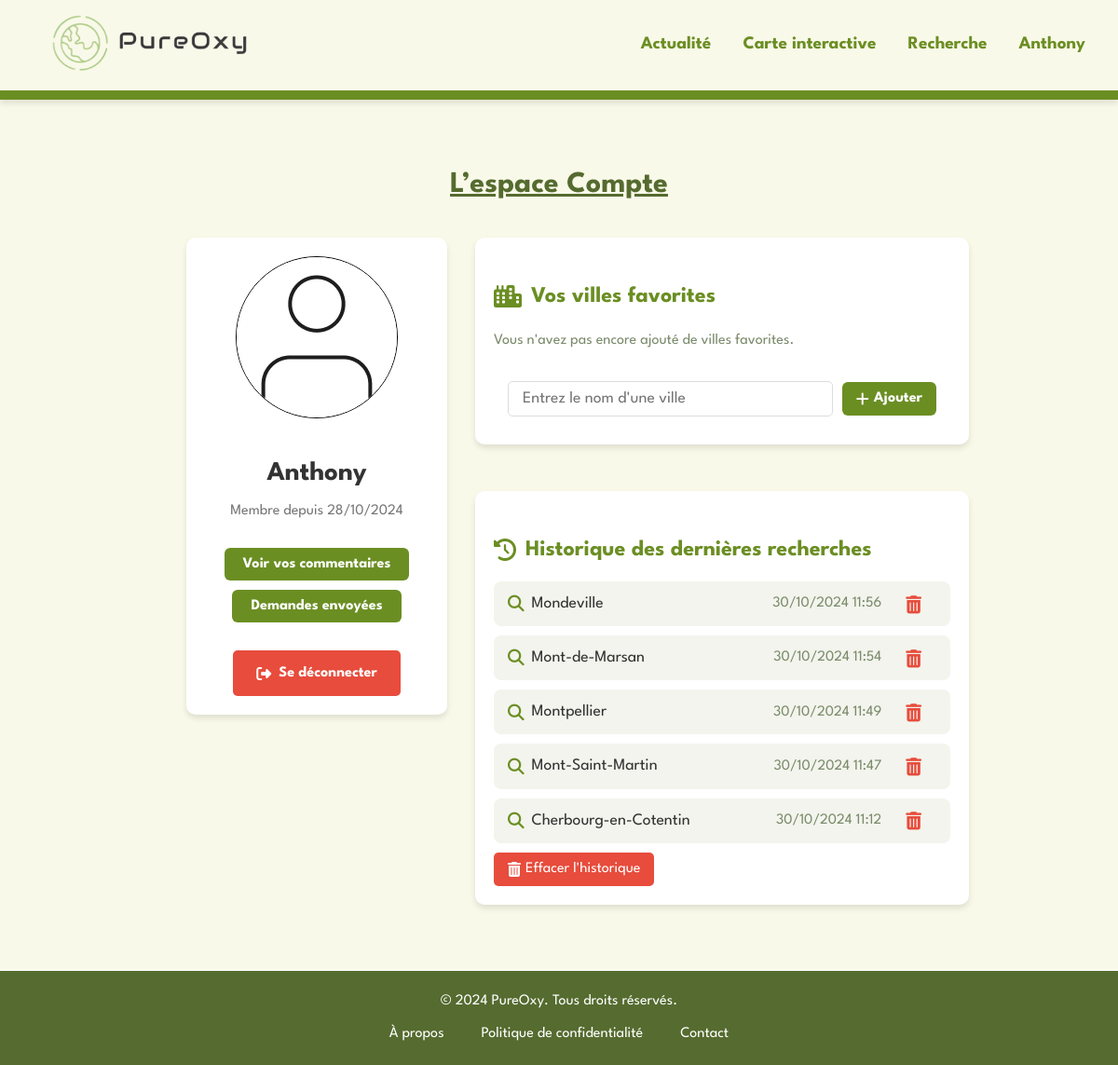
/pages/compte.php (signed in), run on an earlier commit of the app's database.
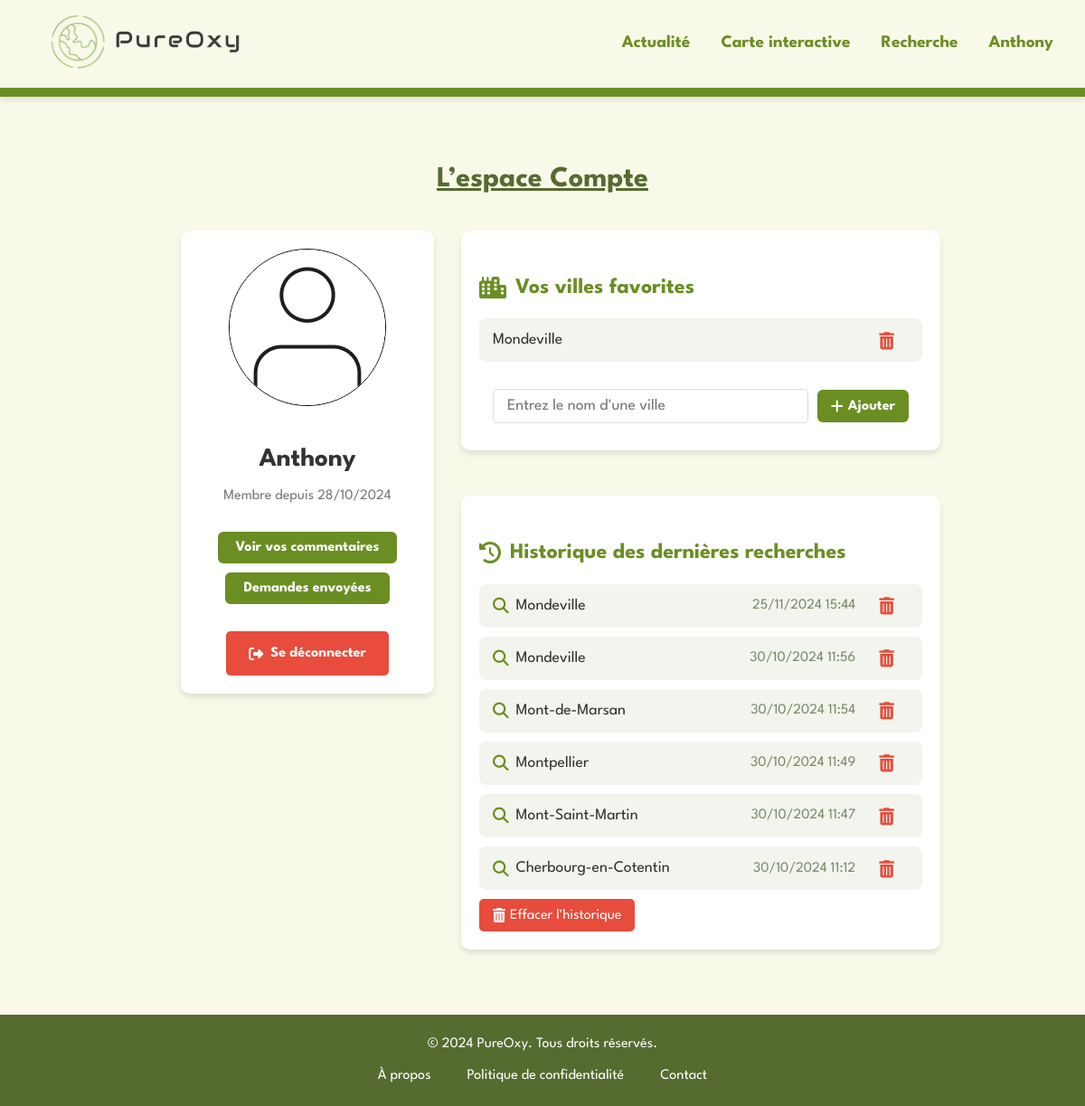
And on a later commit of the database.
### tables this page shows
CREATE TABLE IF NOT EXISTS `users` (
  `id` int NOT NULL AUTO_INCREMENT,
  `username` varchar(50) NOT NULL,
  `password` varchar(255) NOT NULL,
  `created_at` timestamp NULL DEFAULT CURRENT_TIMESTAMP,
  `profile_picture` varchar(255) DEFAULT '../images/user.png',
  `email` varchar(255) NOT NULL,
  PRIMARY KEY (`id`),
  UNIQUE KEY `username` (`username`)
);

CREATE TABLE IF NOT EXISTS `search_history` (
  `id` int NOT NULL AUTO_INCREMENT,
  `user_id` int NOT NULL,
  `search_query` varchar(255) NOT NULL,
  `search_date` timestamp NULL DEFAULT CURRENT_TIMESTAMP,
  PRIMARY KEY (`id`),
  KEY `user_id` (`user_id`)
);

CREATE TABLE IF NOT EXISTS `favorite_cities` (
  `id` int NOT NULL AUTO_INCREMENT,
  `user_id` int NOT NULL,
  `city_name` varchar(255) NOT NULL,
  PRIMARY KEY (`id`),
  KEY `user_id` (`user_id`)
);

### pages/compte.php (the view, shortened to what this page needs)
<?php
require '../bd/bd.php';
if (isset($_SESSION['user_id'])) {
    $user_id = $_SESSION['user_id'];
    $stmt = $conn->prepare("SELECT search_query, search_date FROM search_history WHERE user_id = ? ORDER BY search_date DESC LIMIT 7");
    if ($stmt) {
        $stmt->bind_param("i", $user_id);
        $stmt->execute();
        $result = $stmt->get_result();
        $search_history = $result->fetch_all(MYSQLI_ASSOC);
    }
    $stmt = $conn->prepare("SELECT city_name FROM favorite_cities WHERE user_id = ?");
    if ($stmt) {
        $stmt->bind_param("i", $user_id);
        $stmt->execute();
        $cities_result = $stmt->get_result();
        $favorite_cities = $cities_result->fetch_all(MYSQLI_ASSOC);
    }
    $stmt = $conn->prepare("SELECT * FROM users WHERE id = ?");
    if ($stmt) {
        $stmt->bind_param("i", $user_id);
        $stmt->execute();
        $user_result = $stmt->get_result();
        $user = $user_result->fetch_assoc();
    }
    $stmt = $conn->prepare("SELECT search_query, search_date FROM search_history WHERE user_id = ? ORDER BY search_date DESC LIMIT 10");
    if ($stmt) {
        $stmt->bind_param("i", $user_id);
        $stmt->execute();
        $history_result = $stmt->get_result();
        $search_history = $history_result->fetch_all(MYSQLI_ASSOC);
    }
}
?>
<!DOCTYPE html>
<html lang="fr">
<head>
    <link rel="stylesheet" href="https://cdnjs.cloudflare.com/ajax/libs/font-awesome/6.4.0/css/all.min.css" />
    <link rel="stylesheet" href="../styles/base.css">
    <link rel="stylesheet" href="../styles/includes.css">
    <link rel="stylesheet" href="../styles/commentaire.css">
    <link rel="stylesheet" href="../styles/recherche.css">
    <link rel="stylesheet" href="../styles/compte.css">
    <link rel="stylesheet" href="../styles/boutons.css">
    <link rel="stylesheet" href="../styles/messages.css">
</head>
<body>
<?php include '../includes/header.php'; ?>
<div class="compte-container">
    <h2>L’espace Compte</h2>
    <?php if (isset($_SESSION['user_id'])): ?>
        <div class="dashboard">
            <div class="profile-card">
                <div class="profile-avatar">
                    <img src="../images/user.png" alt="Photo de profil">
                </div>
                <div class="profile-info">
                    <h2><?= htmlspecialchars($_SESSION['username'], ENT_QUOTES, 'UTF-8') ?></h2>
                    <p>Membre depuis <?= isset($user['created_at']) ? date('d/m/Y', strtotime($user['created_at'])) : 'Date inconnue' ?></p>
                    <button id="view-comments-button">Voir vos commentaires</button>
                    <button id="view-requests-button">Demandes envoyées</button>
                    <a href="deconnecter.php" class="logout-button"><i class="fas fa-sign-out-alt"></i> Se déconnecter</a>
                </div>
            </div>
            <div class="dashboard-content">
                <div class="favorite-cities-section">
                    <h3><i class="fas fa-city"></i> Vos villes favorites</h3>
                   <?php if (!empty($favorite_cities)): ?>
                        <ul class="favorite-cities-list">
                            <?php foreach ($favorite_cities as $city): ?>
                                <li>
                                    <a href="../fonctionnalites/details.php?ville=<?= urlencode($city['city_name']) ?>" class="favorite-link">
                                        <?= htmlspecialchars($city['city_name'], ENT_QUOTES, 'UTF-8') ?>
                                    </a>
                                    <form method="post" class="delete-city-form">
                                        <button type="submit" name="delete_favorite_city"><i class="fas fa-trash-alt"></i></button>
                                    </form>
                                </li>
                            <?php endforeach; ?>
                        </ul>
                    <?php else: ?>
                        <p>Vous n'avez pas encore ajouté de villes favorites.</p>
                    <?php endif; ?>
                    <form method="post" class="favorite-city-form" id="favorite-city-form">
                        <input type="text" id="favorite-city-input" placeholder="Entrez le nom d'une ville" autocomplete="off" required>
                        <button type="submit" name="add_favorite_city" id="add-favorite-button" disabled><i class="fas fa-plus"></i> Ajouter</button>
                    </form>
                </div>
                <div class="history-section">
                    <h3><i class="fas fa-history"></i>Historique des dernières recherches</h3>
                    <?php if (!empty($search_history)): ?>
                        <ul class="history-list">
                            <?php foreach ($search_history as $search): ?>
                                <li>
                                    <a href="../fonctionnalites/details.php?ville=<?= urlencode($search['search_query']) ?>" class="search-query">
                                        <i class="fas fa-search"></i> <?= htmlspecialchars($search['search_query'], ENT_QUOTES, 'UTF-8') ?>
                                    </a>
                                    <span class="search-date"><?= date('d/m/Y H:i', strtotime($search['search_date'])) ?></span>
                                    <form method="post" class="delete-search-form">
                                        <button type="submit" name="delete_search"><i class="fas fa-trash-alt"></i></button>
                                    </form>
                                </li>
                            <?php endforeach; ?>
                        </ul>
                        <form method="post" class="clear-history-form" id="clear-history-form">
                            <button type="submit" name="clear_history" class="clear-history-button"><i class="fas fa-trash-alt"></i> Effacer l'historique</button>
                        </form>
                    <?php else: ?>
                        <p>Vous n'avez pas encore effectué de recherches.</p>
                    <?php endif; ?>
                </div>
            </div>
        </div>
    <?php endif; ?>
</div>
<?php include '../includes/footer.php'; ?>
</body>
</html>

### includes/header.php
<?php
$baseUrl = $_SERVER['REQUEST_SCHEME'] . '://' . $_SERVER['HTTP_HOST'] . '/PUREOXY/';
?>
<header>
    <div id="header" class="container">
        <div id="logo">
            <a href="<?php echo $baseUrl; ?>index.php">
                <img src="<?php echo $baseUrl; ?>images/logo.png" alt="PureOxy Logo">
            </a>
        </div>
        <nav>
            <ul>
                <li><a href="<?php echo $baseUrl; ?>pages/actualite.php">Actualité</a></li>
                <li><a href="<?php echo $baseUrl; ?>fonctionnalites/carte.php">Carte interactive</a></li>
                <li><a href="<?php echo $baseUrl; ?>fonctionnalites/recherche.php">Recherche</a></li>
                <?php if (isset($_SESSION['username'])): ?>
                    <li><a href="<?php echo $baseUrl; ?>pages/compte.php"><?php echo htmlspecialchars($_SESSION['username']); ?></a></li>
                <?php else: ?>
                    <li><a href="<?php echo $baseUrl; ?>pages/compte.php">Compte</a></li>
                <?php endif; ?>
            </ul>
        </nav>
    </div>
</header>

### includes/footer.php
<?php
$baseUrl = $_SERVER['REQUEST_SCHEME'] . '://' . $_SERVER['HTTP_HOST'] . '/PUREOXY/';
?>
<footer>
    <div id="footer" class="container">
        <p>© 2024 PureOxy. Tous droits réservés.</p>
        <nav>
            <ul>
                <li><a href="<?php echo $baseUrl; ?>pages/a-propos.php">À propos</a></li>
                <li><a href="<?php echo $baseUrl; ?>pages/politique-confidentialite.php">Politique de confidentialité</a></li>
                <li><a href="<?php echo $baseUrl; ?>pages/contact.php">Contact</a></li>
            </ul>
        </nav>
    </div>
</footer>

### styles/base.css (style rules this page uses)
body { font-family: 'League Spartan', sans-serif; background-color: #f9f9e9; color: #7A8B6B; margin: 0; padding: 0; line-height: 1.6; font-size: 16px; }
html, body { height: 100%; margin: 0; }
.container { max-width: 1200px; margin: 0 auto; padding: 0 20px; }
h2 { text-align: center; font-weight: bold; text-decoration: underline; color: darkolivegreen; font-size: 2em; }
ul, li { list-style: none; }
a { color: green; }

### styles/includes.css (style rules this page uses)
header { background-color: #f9f9e9; box-shadow: 0 4px 6px rgba(0, 0, 0, 0.1); top: 0; border-bottom: 10px solid #6b8e23; }
header .container { display: flex; justify-content: space-between; align-items: center; color: #556b2f; }
header nav ul li a { color: #6b8e23; text-decoration: none; font-size: 1.2em; font-weight: bold; padding: 10px 15px; border-radius: 5px; transition: color 0.3s ease; }
header nav ul li { display: inline; gap: 20px; }
footer { background-color: #556b2f; color: white; text-align: center; padding: 20px 0; position: relative; bottom: 0; width: 100%; left: 0; border-top: white 1px solid; }
footer p { margin: 0; }
footer nav ul { list-style: none; padding: 0; margin: 10px 0 0 0; display: flex; justify-content: center; gap: 20px; }
footer nav ul li { display: inline; }
footer nav ul li a { color: white; text-decoration: none; padding: 5px 10px; transition: color 0.3s ease, background-color 0.3s ease; border-radius: 5px; }
body, html { min-height: 100%; display: flex; flex-direction: column; }
#logo img { width: 300px;!important; height: auto;!important; margin-right: 20px;!important; }

### styles/compte.css (style rules this page uses)
.compte-container { max-width: 800px; margin: 0 auto; padding: 40px 20px; text-align: center; }
.dashboard { display: flex; flex-direction: row; align-items: flex-start; margin-top: 30px; gap: 30px; }
.dashboard-content { width: 65%; display: flex; flex-direction: column; gap: 20px; }
.profile-card { background-color: #ffffff; flex: 0 0 30%; max-width: 300px; padding: 20px; border-radius: 10px; box-shadow: 0 4px 6px rgba(0, 0, 0, 0.1); }
.profile-card img { border-radius: 100px; border: 1px solid black; }
.profile-avatar { font-size: 4em; color: #6b8e23; text-align: center; }
.profile-info h2 { font-size: 1.8em; color: #333; margin: 0; text-decoration: none; }
.profile-info p { color: #777; margin-top: 5px; }
.favorite-cities-section { width: 100%; max-width: 600px; background-color: #ffffff; padding: 20px; margin: auto; border-radius: 10px; box-shadow: 0 4px 6px rgba(0, 0, 0, 0.1); text-align: left; }
.favorite-cities-section h3 { font-size: 1.5em; color: #6b8e23; margin-bottom: 15px; display: flex; align-items: center; }
.favorite-cities-list { list-style: none; padding: 0; margin: 0; }
.favorite-cities-list li { background-color: #f3f4ed; padding: 10px 15px; margin-bottom: 10px; border-radius: 8px; display: flex; justify-content: space-between; align-items: center; transition: background-color 0.2s; color : darkolivegreen; }
.favorite-link { font-size: 1.1em; color: #333; text-decoration: none; }
.favorite-city-form { display: flex; align-items: center; justify-content: space-between; gap: 10px; margin-top: 20px; padding: 10px 15px; border-radius: 8px; position: relative; }
.favorite-city-form input[type="text"] { width: 100%; font-family: "League Spartan", sans-serif; font-size: 1.1em; flex: 1; padding: 10px 15px; border: 1px solid #ddd; border-radius: 5px; color: #333; transition: border-color 0.3s ease, box-shadow 0.3s ease; }
.history-section { width: 100%; max-width: 600px; background-color: #ffffff; padding: 20px; margin: 30px auto; border-radius: 10px; box-shadow: 0 4px 6px rgba(0, 0, 0, 0.1); text-align: left; }
.history-section h3 { font-size: 1.5em; color: #6b8e23; margin-bottom: 15px; display: flex; align-items: center; }
.history-list { list-style: none; padding: 0; margin: 0; }
.history-list li { background-color: #f3f4ed; padding: 10px 15px; margin-bottom: 10px; border-radius: 8px; display: flex; justify-content: space-between; align-items: center; gap : 20px; transition: background-color 0.2s; }
.history-list li .search-query { flex : 1 ; font-size: 1.1em; color: #333; display: flex; align-items: center; text-decoration: none; }
.history-list li .search-query i { margin-right: 8px; color: #6b8e23; }
.fa-solid, .fas { font-weight: 900; margin-right: 10px; }

What changed in the data, as far as the page shows it:
added favorite_cities: city_name "Mondeville"
added search_history: search_query "Mondeville", search_date "25/11/2024 15:44"
Also different on the page:
text no longer shown: "Vous n'avez pas encore ajouté de villes favorites."
